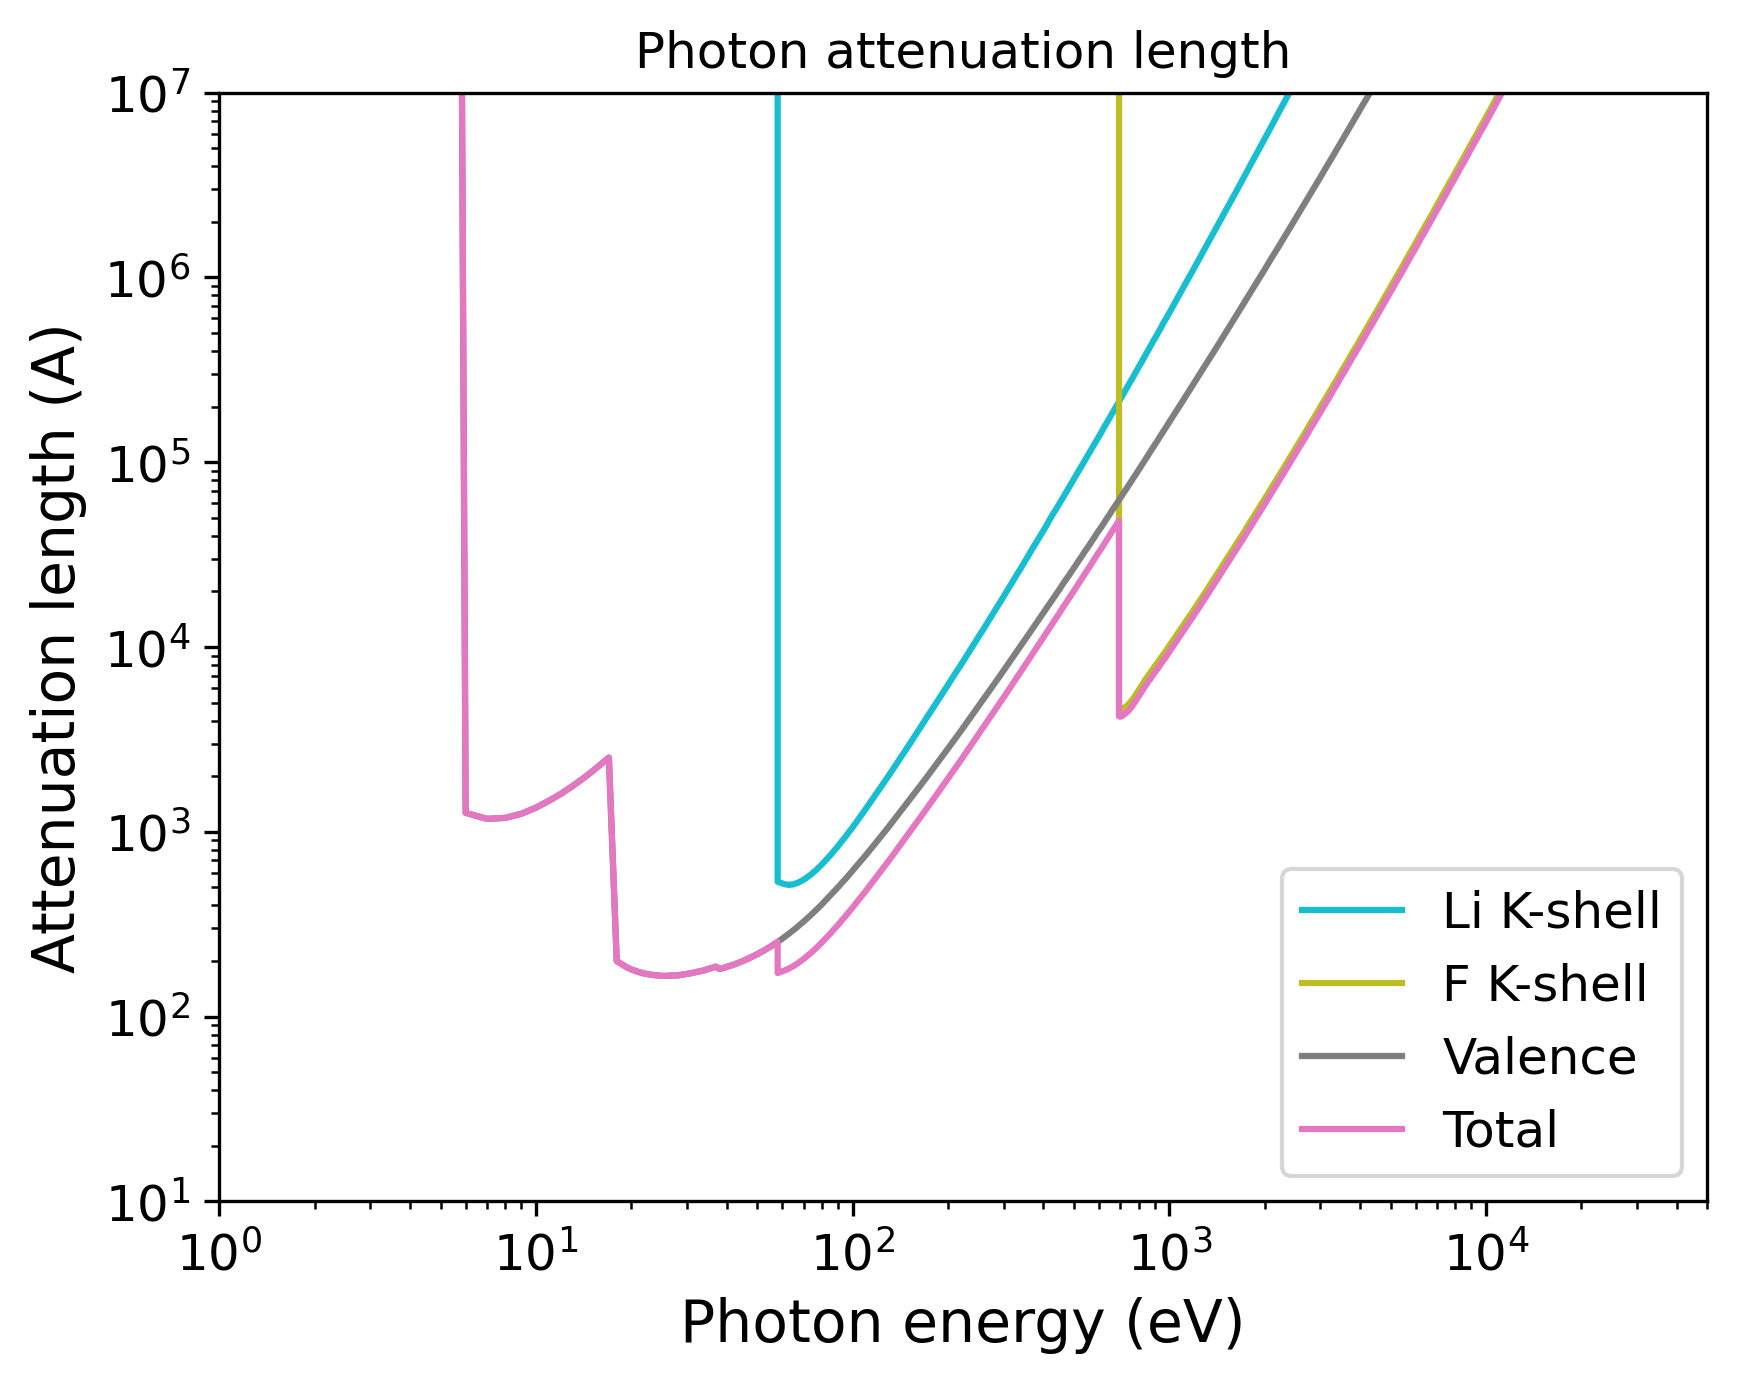

Write Python code to recreate this figure.
import pandas as pd
import numpy as np
import matplotlib.pyplot as plt
import matplotlib.cm as cm
# Set the format:
plt.xlabel("Photon energy (eV)", fontsize=14)
plt.ylabel("Attenuation length (A)", fontsize=14)
plt.xticks(fontsize=12)
plt.yticks(fontsize=12)
plt.grid(False)
# Set the axes:
# Read the output file:
df = pd.read_csv(r"OUTPUT_LiF_Photon_IMFP.dat", sep=r'\s+', header=None, comment="#", skipinitialspace=True)
plt.xscale("log")
plt.yscale("log")
# Prepare the plot:
columns_to_plot = [ 1, 2, 3, 4]
labels = [ "Li K-shell", "F K-shell", "Valence", "Total"]
# Create N distinct colors from a colormap
N = len(columns_to_plot)
colors = plt.cm.tab10(np.linspace(1, 0, 10))
# Set line styles:
linestyles = [ "-", "-", "-", "-"]
for i, col in enumerate(columns_to_plot):
    color = colors[i % len(colors)]
    ls    = linestyles[i % len(linestyles)]
    label = labels[i % len(labels)]
    plt.plot(df.iloc[:, 0], df.iloc[:, col],
    color=color,
    label=label,
    linestyle=ls)
plt.xlim(1.00000000,50000.00000000)
plt.ylim(10.00000000,10000000.00000000)
plt.title("Photon attenuation length")
plt.legend(loc="best", fontsize=12)
# Save the plot in this format:
plt.savefig("OUTPUT_MFP_photon.png", dpi=300, bbox_inches="tight")
